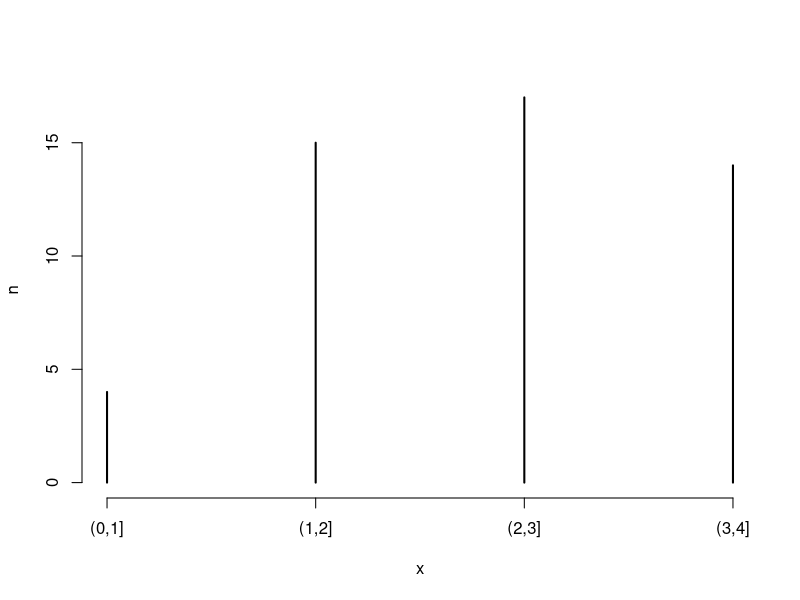

Generate this figure with R: (Note: this script raises an error after producing the figure.)
f = function(x) {
	f = 4*sqrt(x)
}

prob = c();
for(i in 1:50) {
	prob = c(prob, f(runif(1,0,1)))
}
prob = sort(prob)

#prob = table(prob)
df = data.frame(name = c(1:50), value = prob)
pl = table(cut(df$value, breaks = c(0,1,2,3,4)))
png("../LaTex/lab7zad5.png")
plot(pl,type = "h",xlab = "x", ylab = "n")
dev.off()

m = mean(prob)
ssq = 0;

for(i in 1:50) {
	ssq = ssq + (prob[i] - m)^2 
}
v = ssq/49

cat("mean ", m, " variance ", v, "\n")

print(summary(prob))

var(prob)

write.csv(df, file = "../LaTex/lab7zad5.csv")